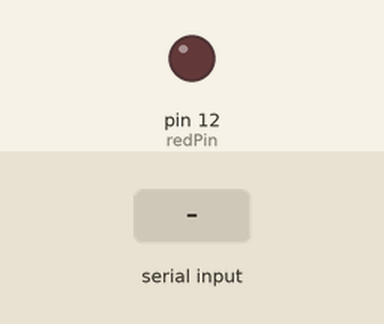
Bench run of a sketch on a simulated Arduino Uno, built with avr-gcc and run on an emulated ATmega328P. Shown: output pins drawn as LEDs (lit = HIGH). Dashed ring = blinking. The inputs (shaded band) are chosen by the test bench. What the sketch prints to the serial monitor is not drawn.

Above: at 1.2 s.
1.3 s: "90,45\n" received over Serial
At 1.7 s:
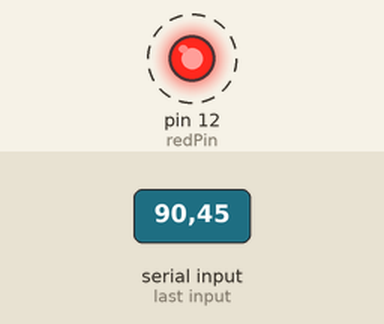
Timing chart, 0 to 10.3 s (numbered marks = the images above; inputs shaded):
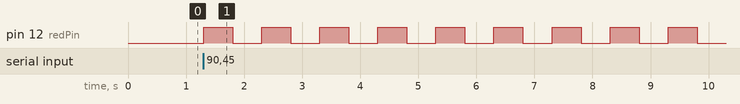

The sketch:

reading.ino
```cpp
int N;
String msg="How many blinks do you want: ";
int redPin = 12;
int bt = 500;

void setup() {
  Serial.begin(9600);
  pinMode(12, OUTPUT);
}

void loop() {
  Serial.println(msg);
  while(Serial.available()==0){

  }
  N = Serial.parseInt();

  for (int i = 0; i < N; i++)
  {
    digitalWrite(redPin, HIGH);
    delay(bt);
    digitalWrite(redPin, LOW);
    delay(bt);
  }

}
```

Measured:
- after the input at 1.3 s, pin 12 (redPin): alternates HIGH for 0.50 s and LOW for 0.50 s, starting at once
